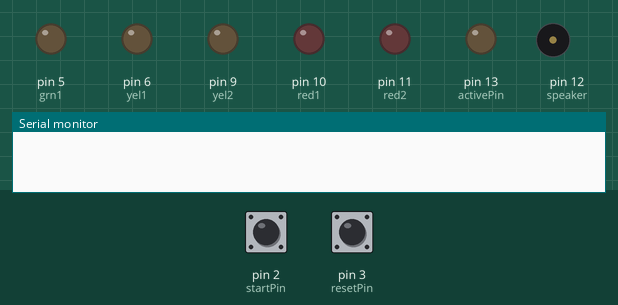
A sketch run on a simulated Arduino Uno, built with avr-gcc and run on an emulated ATmega328P. On the bench: output pins drawn as LEDs (lit = HIGH), buzzer (waves = sounding), the last lines printed to the serial monitor. The inputs (shaded band) are chosen by the test bench; at power-on: pin 2 (startPin) HIGH, pin 3 (resetPin) HIGH.

Above: at 1.2 s.
1.3 s: pin 2 (startPin) pulled LOW for 0.15 s
At 2.2 s:
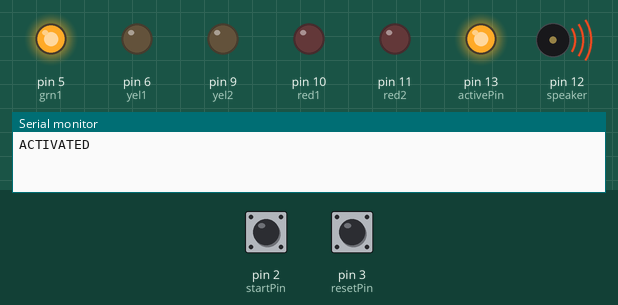
4.4 s: pin 3 (resetPin) pulled LOW for 0.15 s
At 5.8 s:
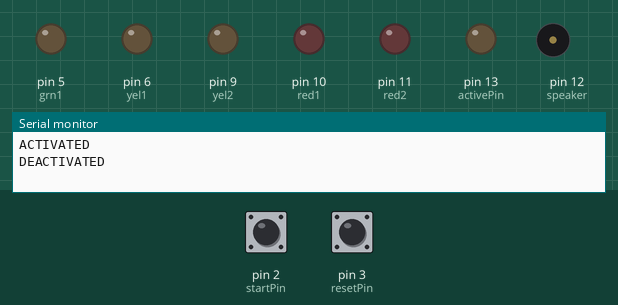
6.1 s: pin 2 (startPin) pulled LOW for 1 s
At 8.9 s:
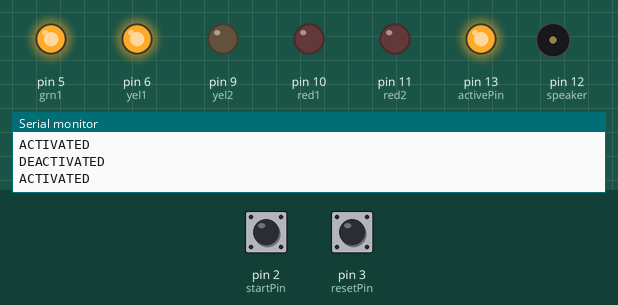
10.1 s: pin 3 (resetPin) pulled LOW for 1 s
At 10.9 s:
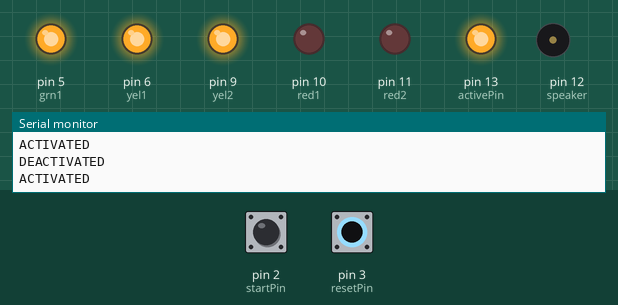
12.6 s: pin 2 (startPin) pulled LOW for 0.15 s
At 13.81 s:
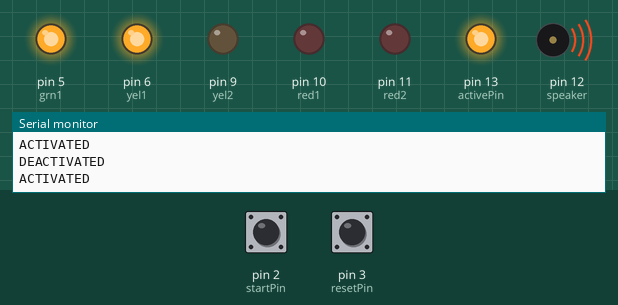
15.7 s: pin 3 (resetPin) pulled LOW for 3.2 s
At 18.6 s:
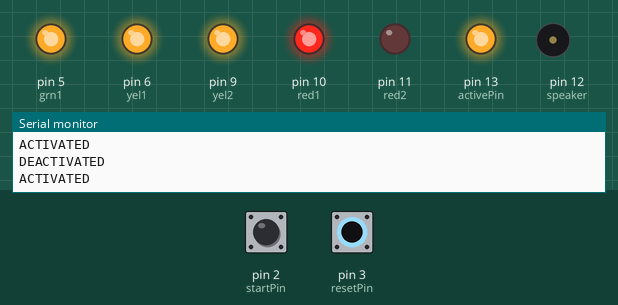
Timing chart, 0 to 20.5 s (numbered marks = the images above; inputs shaded):
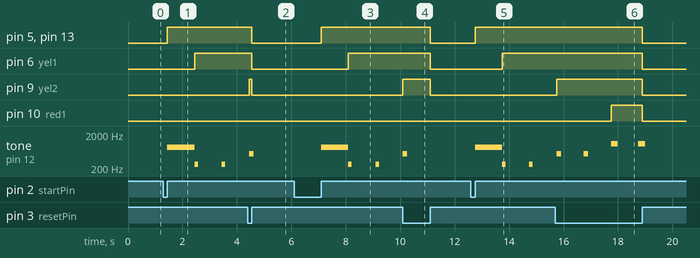

The sketch:

countdown.ino
```cpp
/* Arduino timer countdown thingy */


// Switches
const int startPin = 2; // Pin for ON switch
const int resetPin = 3; // Pin for reset switch

// LEDs
const int activePin = 13; // Pin for activated LED

const int grn1 = 5; // Countdown LEDs
const int yel1 = 6;
const int yel2 = 9;
const int red1 = 10;
const int red2 = 11;

// SPEAKER
#define NOTE_C3  131
#define NOTE_C4  262
#define NOTE_C5  523
#define NOTE_C6  1047
#define NOTE_C7  2093
#define NOTE_C8  4186
int notes[] = {NOTE_C8, NOTE_C7, NOTE_C6, NOTE_C5, NOTE_C4};
int duration[] = {2,3,4,6,8};
const int speaker = 12;

int countdownTime = 10; // Time in seconds to countdown from

int status; // Device status

// Setup
void setup(){
  Serial.begin(9600);

  // Setup LEDs
  pinMode(activePin, OUTPUT); // Activated LED
  pinMode(grn1, OUTPUT); // Colour LEDs
  pinMode(yel1, OUTPUT);
  pinMode(yel2, OUTPUT);
  pinMode(red1, OUTPUT);
  pinMode(red2, OUTPUT);

  // Setup ON Switch
  pinMode(startPin, INPUT);
  digitalWrite(startPin, HIGH); // turn on internal pull-up resistor
  attachInterrupt(0, activate, RISING);

  // Setup RESET Swtich
  pinMode(resetPin, INPUT);
  digitalWrite(resetPin, HIGH); // turn on internal pull-up resistor
  attachInterrupt(1, reset, RISING);

  status = 0;
}


void loop(){
  for(int i = countdownTime; i >= 0; i--){
    // If active, countdown
    if (status == 1){
      tick(i);
    } else {
      // Defused
      return;
    }
  }
  explode();
}

// Activate countdown
void activate() {
  if (status == 0) {
    // Turn on Active LED
    digitalWrite(activePin, HIGH);
    Serial.println("ACTIVATED");
    status = 1;
  }
}

// Soft reset of system
void reset() {
  // Check status
  if (status == 1) {
    digitalWrite(activePin, LOW);
    Serial.println("DEACTIVATED");

    digitalWrite(grn1, LOW);
    digitalWrite(yel1, LOW);
    digitalWrite(yel2, LOW);
    digitalWrite(red1, LOW);
    digitalWrite(red2, LOW);

    status = 0;
  } else if (status == -1) {
    digitalWrite(red1, LOW);
    digitalWrite(red2, LOW);
    status = 0;
  }
}

void explode(){
  // Switch off LEDs, except RED
  digitalWrite(activePin, LOW);
  digitalWrite(grn1, LOW);
  digitalWrite(yel1, LOW);
  digitalWrite(yel2, LOW);

  tone(speaker, NOTE_C8, 2000);
  delay(1000);
  noTone(speaker);

  Serial.println("BOOM!");
  status = -1;
}

void tick(int time) {
  int x = floor(time/2);
  int noteDuration = 1000/duration[x];
  tone(speaker, notes[x], noteDuration);
  lights(time);
  delay(1000);
  noTone(speaker);
}

void lights(int time){
  int nTime = ceil(time/2);

  switch(nTime){
    case 5:
      digitalWrite(grn1, HIGH);
      break;
    case 4:
      digitalWrite(yel1, HIGH);
      break;
    case 3:
      digitalWrite(yel2, HIGH);
      break;
    case 2:
      digitalWrite(red1, HIGH);
      break;
    case 1:
      digitalWrite(red2, HIGH);
      break;
  }
}
```

Measured:
- after the input at 1.3 s, pin 5 (grn1), pin 13 (activePin): LOW → HIGH after 0.15 s; pin 6 (yel1): LOW → HIGH after 1.2 s; tone on pin 12 (speaker): plays 818 Hz for 1.0 s, 262 Hz for 0.13 s, 262 Hz for 0.13 s, starting after 0.15 s
- after the input at 4.4 s, pin 5 (grn1), pin 6 (yel1), pin 13 (activePin): HIGH → LOW after 0.15 s; tone on pin 12 (speaker): goes on until 4.6 s, then stays silent
- after the input at 6.1 s, pin 5 (grn1), pin 13 (activePin): LOW → HIGH after 1.0 s; pin 6 (yel1): LOW → HIGH after 2.0 s; tone on pin 12 (speaker): plays 818 Hz for 1.0 s, 262 Hz for 0.13 s, 262 Hz for 0.13 s, starting after 1.0 s
- after the input at 10.1 s, pin 5 (grn1), pin 6 (yel1), pin 13 (activePin): HIGH → LOW after 1.0 s; pin 10 (red1): stays LOW (without the input it goes to HIGH after 2.0 s); tone on pin 12 (speaker): goes on until 10.3 s, then stays silent
- after the input at 12.6 s, pin 5 (grn1), pin 13 (activePin): LOW → HIGH after 0.15 s; pin 6 (yel1): LOW → HIGH after 1.2 s; tone on pin 12 (speaker): plays 818 Hz for 1.0 s, 262 Hz for 0.13 s, 262 Hz for 0.13 s, starting after 0.15 s
- after the input at 15.7 s, pin 5 (grn1), pin 6 (yel1), pin 13 (activePin): HIGH → LOW after 3.2 s; pin 11 (red2): stays LOW (without the input it goes to HIGH after 4.1 s); tone on pin 12 (speaker): goes on until 19.0 s, then stays silent
